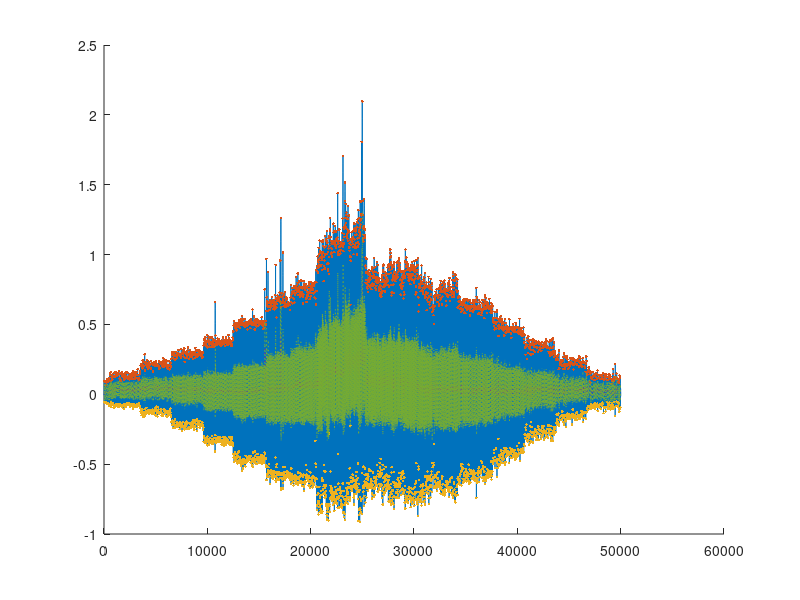
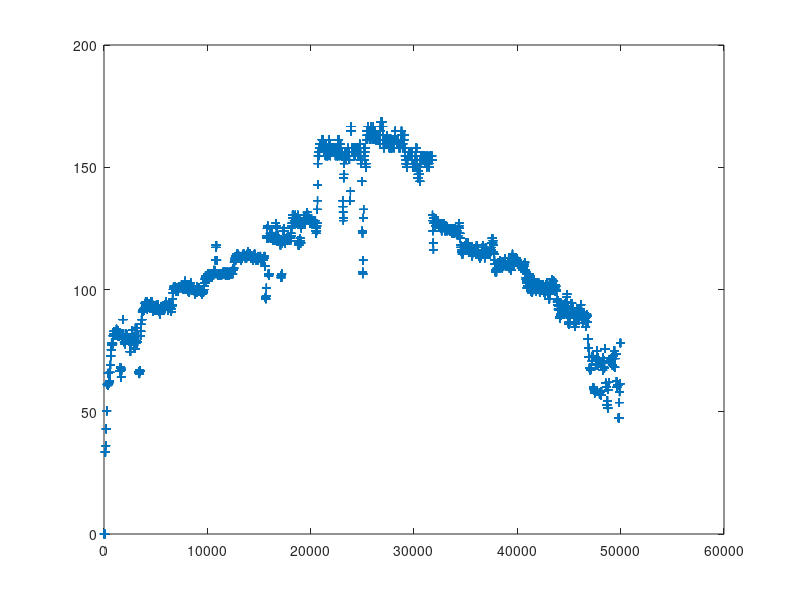

MATLAB code to generate these figures, in order:
%%
h=firls(50,[0 2 4 25]/50*2,[1 1 0 0]);
load expdata1.csv

%%
x = expdata1(9000:59000,2);
n = (9000:59000)/50;

x_g = mean(x(1:100));
x = x/x_g - 1;

% plot(abs(fft(x)))
figure

x = conv(x,h);
x = x(1:length(n));

% x = rawH - mean(rawH);

peak = -100;
valley = 100;
baseline = 0;
threshold = 0.05;
state = 0;
flg_firststep = 0;
cross_zero = 0;
prev_x = 0;
step = 0;
step_period = ones(1,5)*2000;
step_periodidx = 1;

%
peaklist = [];
peakidx = [];
valleylist = [];
valleyidx = [];
baselinelist = zeros(1,length(x));
thresholdlist = zeros(1,length(x));
upperthresholdlist = zeros(1,length(x));
upperthresholdidx = zeros(1,length(x));
lowerthresholdlist = zeros(1,length(x));
lowerthresholdidx = zeros(1,length(x));

msTimCnt = 0;
step_timeout = msTimCnt;
step_mstick = msTimCnt;

outSRlist = zeros(1,length(x));
outSR = 0;

for i=1:length(x)
    if i>50 && state ~= 0
        threshold = std(x(i-40:i))*0.5;
        if threshold < 0.05
            threshold = 0.05;
        end
    end
    %
    baselinelist(i) = baseline;
    if state == 0 ||state == 3
        thresholdlist(i) = baseline+threshold;
        upperthresholdlist(i) = baseline+threshold;
        upperthresholdidx(i) = i;
    else
        thresholdlist(i) = baseline-threshold;
        lowerthresholdlist(i) = baseline-threshold;
        lowerthresholdidx(i) = i;
    end
    
    if state == 0
        if x(i) > baseline+threshold
            flg_firststep = 1;
            state = 2;
            peak = x(i);
            step_timeout = msTimCnt;
            %
            peakidx = [peakidx i];
            peaklist = [peaklist peak];
        end
    elseif state == 2
        if x(i)>peak
            peak = x(i);
            %
            peakidx(end) = i;
            peaklist(end) = peak;
        elseif x(i)<baseline-threshold
            if flg_firststep == 0
                step_period(step_periodidx) = msTimCnt - step_mstick;
                step_periodidx = mod(step_periodidx, 5)+1;
                step_mean = mean(step_period);
                outSR = 60000./step_mean;
            end
                flg_firststep = 0;
                state = 3;
                valley = x(i);
                step_timeout = msTimCnt;
                step_mstick = msTimCnt;
                %
                valleyidx = [valleyidx i];
                valleylist = [valleylist valley];
        elseif flg_firststep == 0
                baseline = (peak+valley)/2;
        end
    elseif state == 3
        if x(i)<valley
            valley = x(i);
            %
            valleyidx(end) = i;
            valleylist(end) = valley;
        elseif x(i)>baseline+threshold
                state = 2;
                peak = x(i);
                step_timeout = msTimCnt;
                %
                peaklist = [peaklist peak];
                peakidx = [peakidx i];
        else
            baseline = (peak+valley)/2;
        end
    end
    
    if ((state == 3) && (msTimCnt - step_timeout>3000)) || ((state == 2) && (msTimCnt - step_timeout>3000))
			state = 0;
            flg_firststep = 1;
			baseline = 0;
			threshold = 0.05;
			step_period = 2000*ones(1,5);
            outSR = 0;
    end
    
    prev_x = x(i);
    
    outSRlist(i) = outSR;
    
    msTimCnt = msTimCnt + 20;
end

%%
hold on
plot(x)
plot(peakidx, peaklist,'.')
plot(valleyidx, valleylist,'.')
plot(baselinelist,':')
plot(thresholdlist,':')

figure
plot(outSRlist,'+')
% plot(lowerthresholdidx, lowerthresholdlist,'.')
% plot(upperthresholdidx, upperthresholdlist,'.')